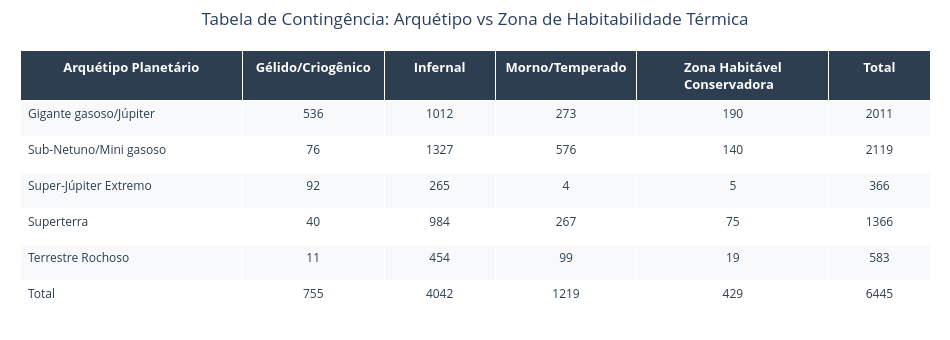

Source (notebook cell):
### Markdown cell above
### Relação entre o Tipo de Planeta e o Clima (Zona Térmica)

Aqui cruzamos o tipo do planeta com a sua temperatura estimada para responder: onde esses planetas estão localizados em relação à estrela?

Olhando os dados da tabela, podemos notar alguns pontos importantes:
- A maioria esmagadora dos planetas descobertos está nas categorias "Infernal" ou "Morno", ou seja, muito perto da estrela onde faz muito calor.
- A "Zona Habitável" (onde a água líquida poderia existir) tem pouquíssimos planetas. 
- A maioria dos planetas na zona habitável são gigantes gasosos ou sub-netunos. Isso significa que, mesmo na temperatura certa, eles não têm uma superfície sólida como a Terra para pisar.

### Code cell
tab_cont = pd.crosstab(
    df['arquetipo_planetario'],
    df['zona_habitabilidade_termica'],
    margins=True,
    margins_name='Total'
).reset_index()

tab_cont = tab_cont.rename(columns={'arquetipo_planetario': 'Arquétipo Planetário'})

fig_cont = go.Figure(data=[go.Table(
    columnwidth=[220, 140, 110, 140, 190, 100],  # Garante largura para o nome não quebrar errado
    header=dict(
        values=[f'<b>{col}</b>' for col in tab_cont.columns],
        fill_color='#2c3e50',
        font=dict(color='white', size=13),
        align='center',
        height=34
    ),
    cells=dict(
        values=[tab_cont[col] for col in tab_cont.columns],
        fill_color=[['#f8f9fa', '#ffffff'] * len(tab_cont)],
        font=dict(color='#2c3e50', size=12),
        align=['left'] + ['center'] * (len(tab_cont.columns) - 1),
        height=36  # Altura suficiente para exibir o texto e os números sem cortar
    )
)])

fig_cont.update_layout(
    title='Tabela de Contingência: Arquétipo vs Zona de Habitabilidade Térmica',
    title_x=0.5,
    width=950,
    height=340,
    margin=dict(l=20, r=20, t=50, b=20)
)

fig_cont.show()

### Figure 1 — Plotly figure (JSON) as saved in the notebook; plotly's stock layout.template omitted (floating-point values rounded to 4 significant figures)
{"data": [{"cells": {"align": ["left", "center", "center", "center", "center", "center"], "fill": {"color": [["#f8f9fa", "#ffffff", "#f8f9fa", "#ffffff", "#f8f9fa", "#ffffff", "#f8f9fa", "#ffffff", "#f8f9fa", "#ffffff", "#f8f9fa", "#ffffff"]]}, "font": {"color": "#2c3e50", "size": 12}, "height": 36, "values": [["Gigante gasoso/Júpiter", "Sub-Netuno/Mini gasoso", "Super-Júpiter Extremo", "Superterra", "Terrestre Rochoso", "Total"], [536, 76, 92, 40, 11, 755], [1012, 1327, 265, 984, 454, 4042], [273, 576, 4, 267, 99, 1219], [190, 140, 5, 75, 19, 429], [2011, 2119, 366, 1366, 583, 6445]]}, "columnwidth": [220, 140, 110, 140, 190, 100], "header": {"align": "center", "fill": {"color": "#2c3e50"}, "font": {"color": "white", "size": 13}, "height": 34, "values": ["<b>Arquétipo Planetário</b>", "<b>Gélido/Criogênico</b>", "<b>Infernal</b>", "<b>Morno/Temperado</b>", "<b>Zona Habitável Conservadora</b>", "<b>Total</b>"]}, "type": "table"}], "layout": {"height": 340, "margin": {"b": 20, "l": 20, "r": 20, "t": 50}, "title": {"text": "Tabela de Contingência: Arquétipo vs Zona de Habitabilidade Térmica", "x": 0.5}, "width": 950}}
